Frame 1 (no input): blank canvas, image omitted
Frame 60 (the mouse pressed at the canvas centre just before this capture): blank canvas, image omitted
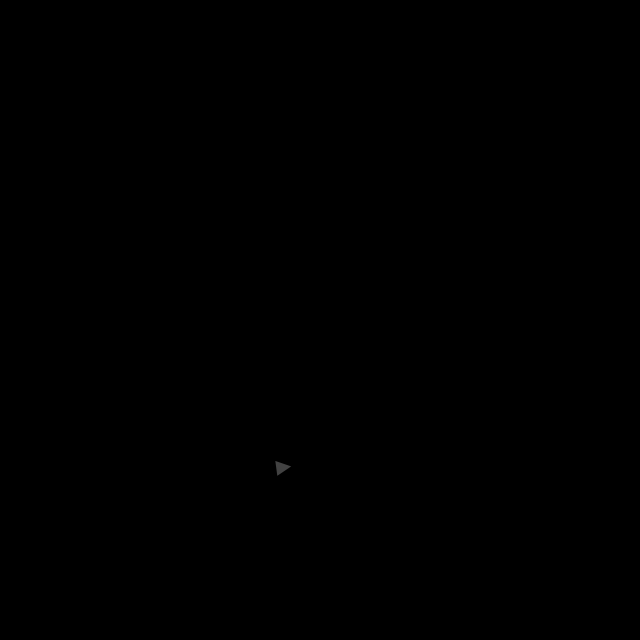
Frame 120 (the mouse held since frame 60 and released just before this capture)

The Processing sketch whose frames 1 and 60 were blank and that drew this single picture after the mouse press (run headless with seeded random() and noise(); from frame 60 on, the mouse is pressed at the canvas centre):

// Processing sketch: ex_4_5_system_of_systems
// ── ex_4_5_system_of_systems.pde
import java.util.ArrayList;
import java.util.Iterator;
ArrayList<ParticleSystem> systems;

void setup () {
  size(640, 640);
  systems = new ArrayList<ParticleSystem>();
}

void mousePressed () {
  systems.add(new ParticleSystem(new PVector(mouseX, mouseY)));
  Iterator<ParticleSystem> it = systems.iterator();
  while (it.hasNext()) {
    ParticleSystem p = it.next();
    p.addParticle();
  }
}

void draw () {
  background(0);
  Iterator<ParticleSystem> it = systems.iterator();
  while (it.hasNext()) {
    ParticleSystem p = it.next();
    p.run();
    if (p.isEmpty()) {
      it.remove();
    }
  }
}

class Particle {
  PVector acceleration;
  float angle;
  float lifespan;
  PVector location;
  float mass;
  PVector velocity;
  Particle (float x, float y, float m) {
    location = new PVector(x, y);
    mass = m;
    angle = random(0, TWO_PI*2);
    acceleration = new PVector(0, 0);
    lifespan = 255;
    velocity = new PVector(random(-1, 1), 0);
  }

  void applyForce (PVector f) {
    acceleration = PVector.div(f, mass);
  }

  void display () {
    pushMatrix();
    translate(location.x, location.y);
    rotate(angle);
    noStroke();
    fill(125, lifespan);
    triangle(
      0, 0, 
      1.5*mass, 3*mass, 
      -1.5*mass, 3*mass
      );
    popMatrix();
  }

  void update () {
    angle += map(lifespan, 0, 1, 0, 0.0005);
    velocity.add(acceleration);
    location.add(velocity);
    acceleration.mult(0);
    lifespan -= 2.0;
  }

  boolean isDead () {
    return lifespan <= 0;
  }
}

class ParticleSystem {
  PVector origin;
  ArrayList<Particle> particles;

  ParticleSystem(PVector location) {
    origin = location.copy();
    particles = new ArrayList<Particle>();
  }

  void addParticle () {
    particles.add(new Particle(origin.x, origin.y, 5));
  }

  void run () {
    PVector force = new PVector(0, 0.4);
    Iterator<Particle> it = particles.iterator();
    while (it.hasNext()) {
      Particle p = it.next();
      p.applyForce(force);
      if (p.isDead()) {
        it.remove();
      }
      if (!p.isDead()) {
        p.update();
        p.display();
      }
    }
  }

  boolean isEmpty () {
    return particles.size() == 0;
  }
}
